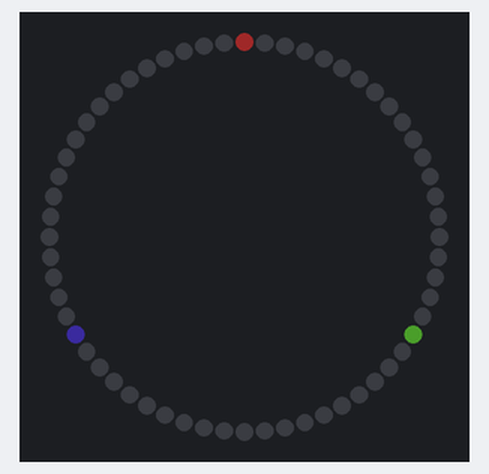
A sketch run on a simulated Arduino Uno, built with avr-gcc and run on an emulated ATmega328P. On the bench: 60 RGB LEDs in a ring, first at the top, clockwise. Dim RGB values are drawn brighter than linear.

Above: at 0.15 s.
At 6.16 s:
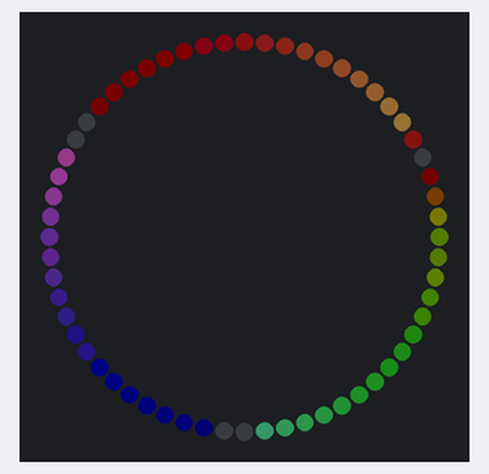
At 19.68 s:
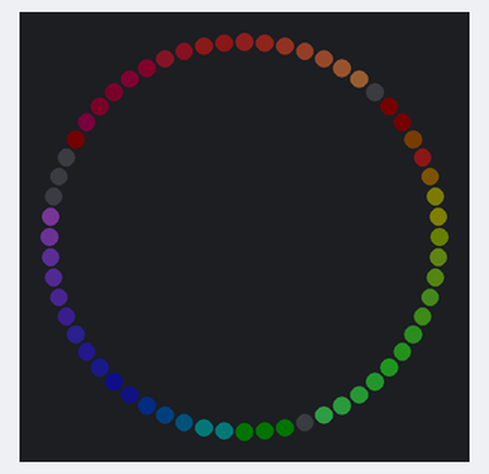
At 39.8 s:
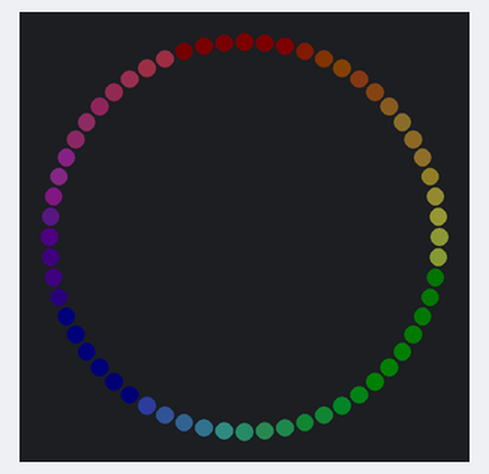

The sketch:

RingTest.ino
```cpp
#include <FastLED.h>

// How many leds in your strip? Uncomment the corresponding line
#define NUM_LEDS 60 //3 Inch
//#define NUM_LEDS 40 //2 Inch
//#define NUM_LEDS 20 //1 Inch

// The LuMini rings need two data pins connected
#define DATA_PIN 11
#define CLOCK_PIN 13

// Define the array of leds
CRGB ring[NUM_LEDS];
uint8_t ringMap[255];
uint8_t rotation = 0;

float angleRangePerLED = 256.0 / NUM_LEDS; //A single LED will take up a space this many degrees wide.

void populateMap () //we map LED's to a 360 degree circle where 360 == 255
{
  for (int ledNum = 0; ledNum < NUM_LEDS; ledNum++) //Loops through each LED and assigns it to it's range of angles
  {
    for (int j = round(ledNum * angleRangePerLED); j < round((ledNum + 1) * angleRangePerLED); j++)
    {
      ringMap[j] = ledNum;
    }
  }
}

void fadeAll(uint8_t scale = 250)
{
  for (int i = 0; i < NUM_LEDS; i++)
  {
    ring[i].nscale8(scale);
  }
}

void setup()
{
  Serial.begin(115200);
  FastLED.addLeds<APA102, DATA_PIN, CLOCK_PIN, BGR>(ring, NUM_LEDS);
  FastLED.setBrightness(32);
  populateMap();
}

void loop()
{
  for (int i = 0; i < 3; i++)
  {
    uint8_t angle = round(i * 85.3333) + rotation;
    ring[ringMap[angle]] = CHSV(angle, 127, 255);
  }
  FastLED.show();
  rotation++;
  fadeAll(248);
  delay(5);
}
```
